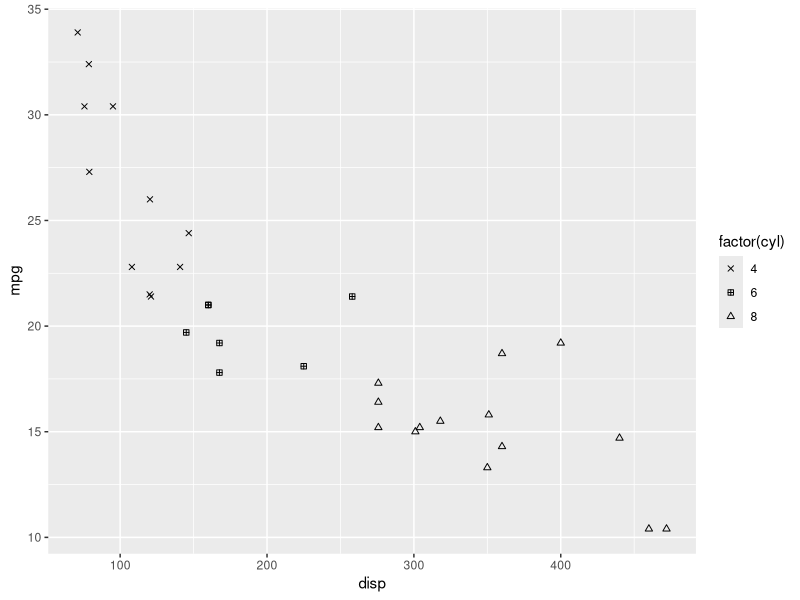
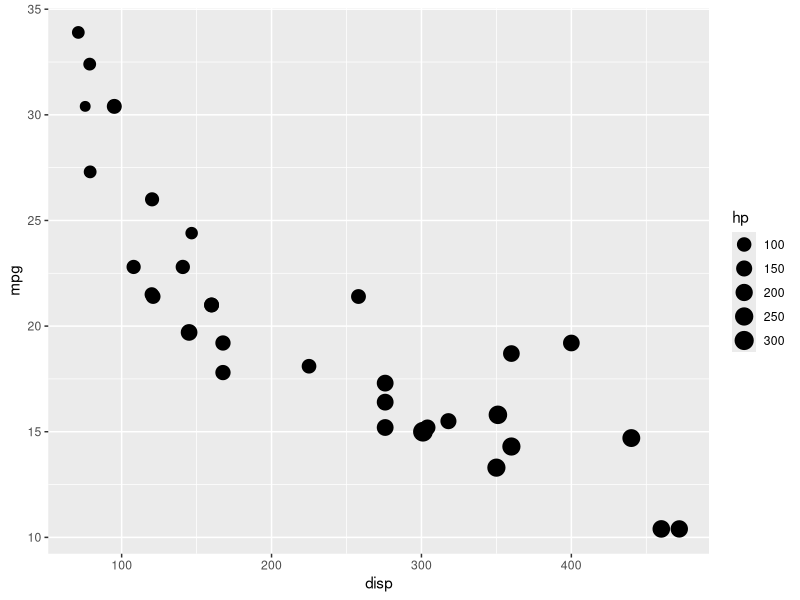

Write the R code that produced these figures, in order.
# Chapter exercises verification (run from repo root).
library(ggplot2)
p1 <- ggplot(mtcars) + geom_point(aes(disp, mpg, shape = factor(cyl))) + scale_shape_manual(values = c(4, 12, 24))
p2 <- ggplot(mtcars) + geom_point(aes(disp, mpg, size = hp)) + scale_size_continuous(range = c(3, 6))
invisible(lapply(list(p1, p2), ggplot_build))
message("ch-legend-shape-size-alpha OK")
